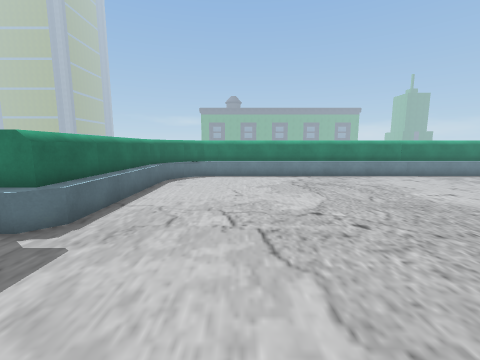
view 1 (above)

12 first-person views from a walk through a 3-D level made in the Unity game engine. The camera is 1.4 m above the floor, tilts 8° down and sees 90° across. The floor is counted in squares, 0.9 m on a side. Each view is taken from the middle of a square. On the plan, view 1 faces up. The plan holds only what a view shows up to about 13 squares ahead; the rest is blank. The place goes on beyond the plan. The player character is not drawn. Some surface patterns are stand-ins.

view 2
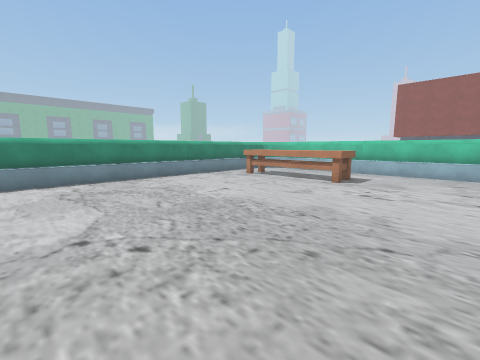

view 3
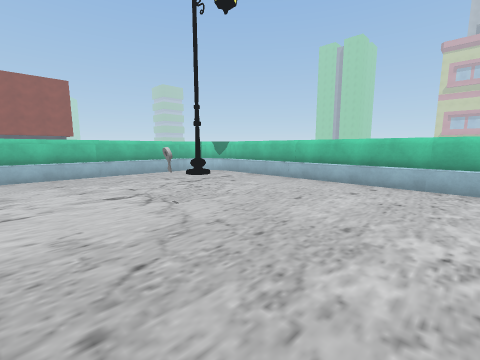

view 4
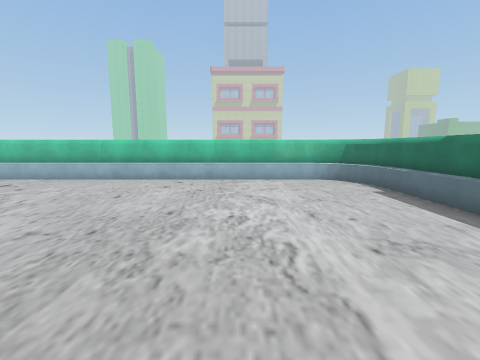

view 5
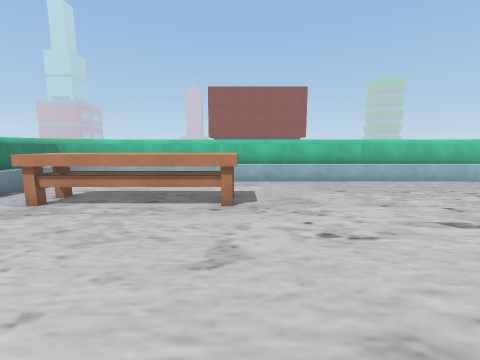

view 6
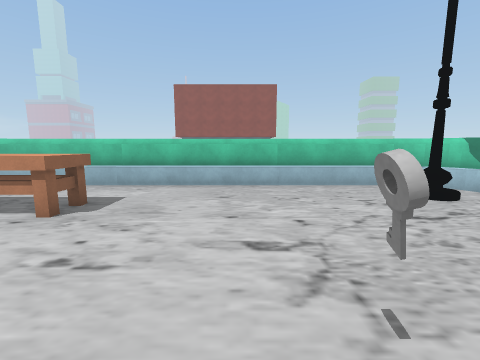

view 7
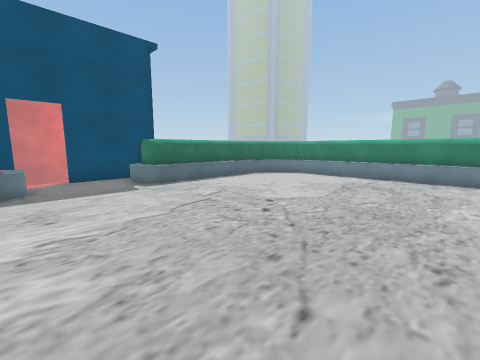

view 8
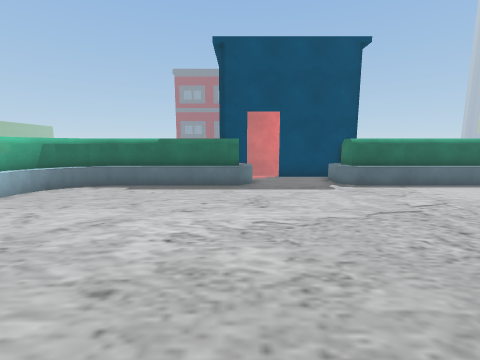

view 9
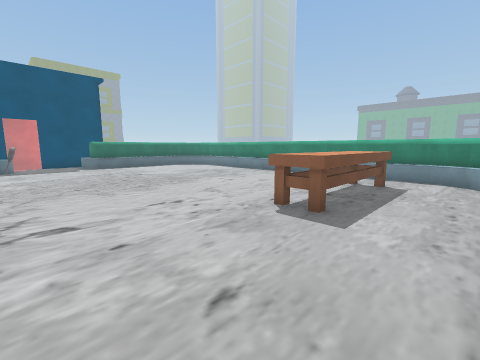

view 10
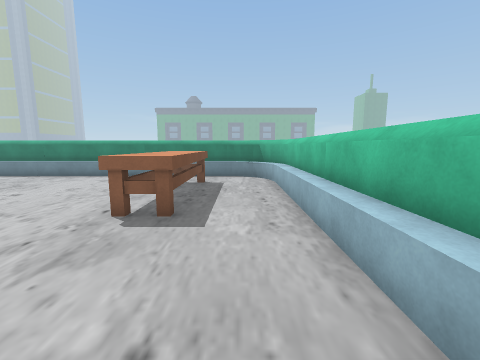

view 11
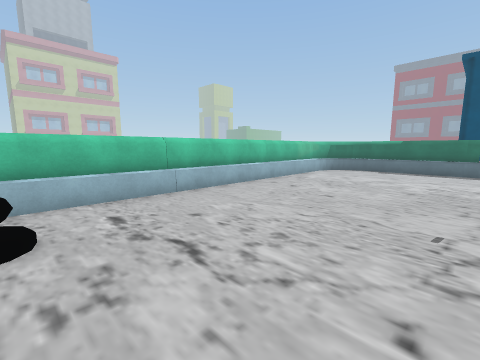

view 12
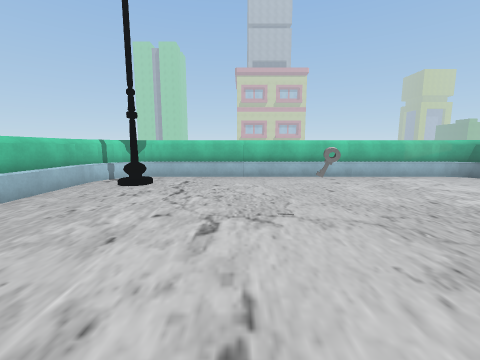

### Floor plan
Key: @ floor where view 1 was taken; # wall or solid block; x gap in a wall; . floor; = window, fence, low wall or low ledge; ^ raised ledge; v drop or lower ground; K key; O other object.
Columns run from 7 left of view 1 to 16 right of it. Each row starts with its distance up from view 1.
 13     #^^^^^OOOOOOO^^^^^#
 12    #^=...............=^#
 11    #=.............OO..==
 10    #=.............OOO..^
  9    #=.............OOO..^
  8    #=.............OOO..^
  7    #=.............OOO..^
  6    #=.............OOO..O
  5  ###=.............OOO..O
  4  ===...................O
  3  #.....................O
  2 vx.....................O
  1   ==...................O
  0  #^#=..@......K........O
 -1    ^=..................O
 -2    ^...................^
 -3    ^...................^
 -4    ^...................^
 -5    ^=...............#=.^
 -6    #=............... #=#
 -7    ##=^^^^OOOOOOO^^^^=##
 -8     #^^^^^OOOOOOO^^^^^#

Positions as (right, up) in squares from view 1, and headings:
1: (0, 0), facing up
2: (1, 1), facing up-right
3: (2, 3), facing down-right
4: (2, 4), facing down
5: (5, 5), facing right
6: (6, 1), facing right
7: (6, 0), facing up-left
8: (6, 0), facing left
9: (15, 0), facing up-left
10: (14, 0), facing up
11: (13, 0), facing down-left
12: (9, 5), facing down
